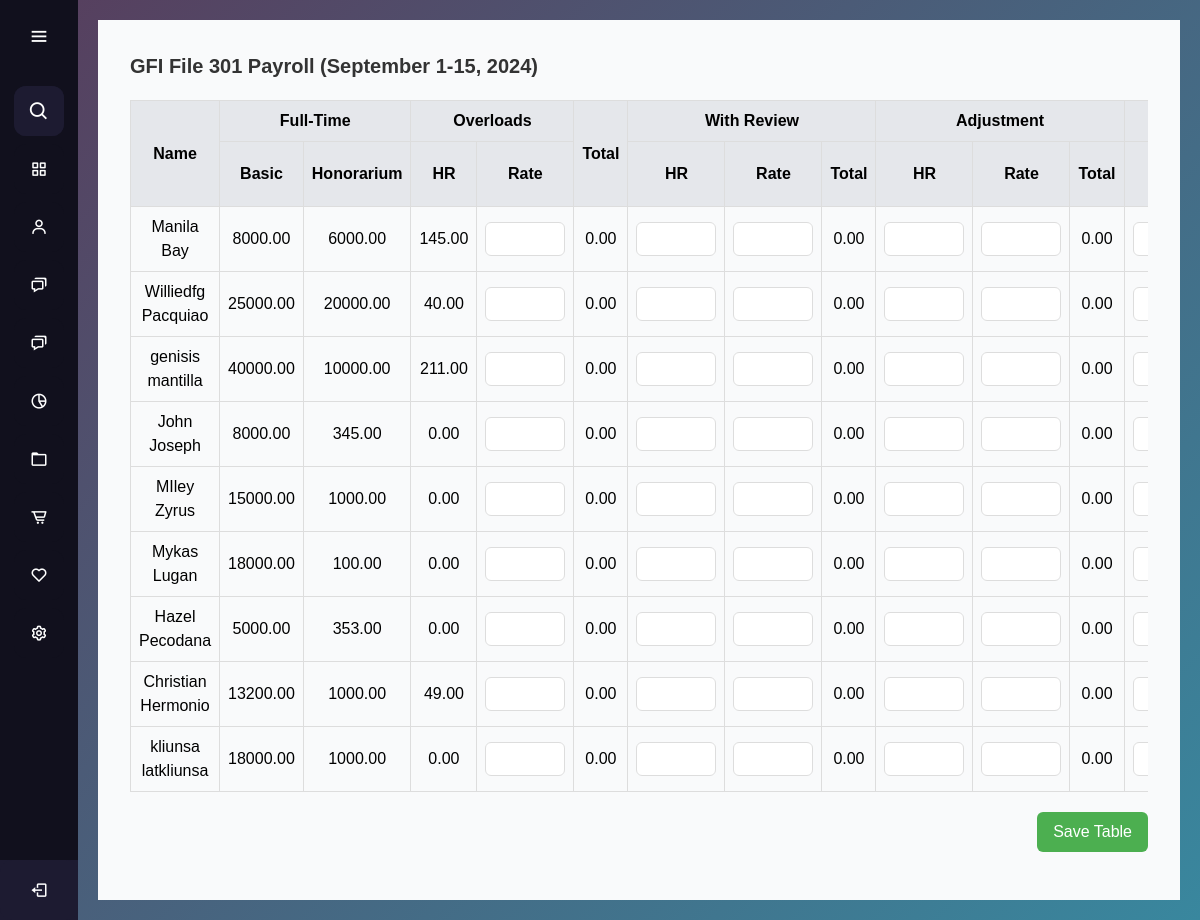
The app's page /frontUP/sssssssssss.php with its own data.
### tables this page shows
CREATE TABLE `employees` (
  `employee_id` int(11) NOT NULL,
  `first_name` varchar(255) NOT NULL,
  `last_name` varchar(255) NOT NULL,
  `suffix_title` varchar(50) NOT NULL,
  `employee_type` enum('full-time','part-time') NOT NULL,
  `classification` varchar(255) NOT NULL,
  `basic_salary` decimal(10,2) NOT NULL,
  `honorarium` decimal(10,2) DEFAULT 0.00,
  `incentives` decimal(10,0) NOT NULL,
  `overload_rate` decimal(10,0) NOT NULL,
  `watch_reward` decimal(10,0) NOT NULL,
  `absent_lateRate` decimal(10,0) NOT NULL,
  `created_at` timestamp NOT NULL DEFAULT current_timestamp()
);

### frontUP/sssssssssss.php (the view, shortened to what this page needs)
<?php
require 'database_connection.php';
$sql = "
    SELECT
        e.employee_id,
        CONCAT(e.first_name, ' ', e.last_name) AS full_name,
        e.basic_salary,
        e.honorarium,
        COALESCE(SUM(o.grand_total), 0) AS overload_hr,
        COALESCE(c.medical_savings, 0) AS medical_savings,
        COALESCE(c.retirement, 0) AS retirement,
        COALESCE((c.sss_ee + c.sss_er), 0) AS sss_total,
        COALESCE((c.pag_ibig_ee + c.pag_ibig_er), 0) AS pag_ibig_total,
        COALESCE((c.philhealth_ee + c.philhealth_er), 0) AS philhealth_total
    FROM employees e
    LEFT JOIN overload o ON e.employee_id = o.employee_id
    LEFT JOIN contributions c ON e.employee_id = c.employee_id
    GROUP BY e.employee_id";
$result = $conn->query($sql);
?>
<!DOCTYPE html>
<html lang="en">
<head>
    <script src="https://cdn.tailwindcss.com"></script>
</head>
<body>
    <?php include 'aside.php'; ?>
    <main>
        <div class="content">
            <h1 class="text-xl font-bold mb-4">GFI File 301 Payroll (September 1-15, 2024)</h1>
            <div class="table-wrapper">
                <table id="crudTable" class="table-auto w-full">
                    <thead>
                        <tr>
                            <th rowspan="2" class="p-2 bg-gray-200">Name</th>
                            <th colspan="2" class="p-2 bg-gray-200">Full-Time</th>
                            <th colspan="2" class="p-2 bg-gray-200">Overloads</th>
                            <th rowspan="2" class="p-2 bg-gray-200">Total</th>
                            <th colspan="3" class="p-2 bg-gray-200">With Review</th>
                            <th colspan="3" class="p-2 bg-gray-200">Adjustment</th>
                            <th colspan="3" class="p-2 bg-gray-200">Watch Reward</th>
                        </tr>
                        <tr>
                            <th class="p-2 bg-gray-200">Basic</th>
                            <th class="p-2 bg-gray-200">Honorarium</th>
                            <th class="p-2 bg-gray-200">HR</th>
                            <th class="p-2 bg-gray-200">Rate</th>
                            <th class="p-2 bg-gray-200">HR</th>
                            <th class="p-2 bg-gray-200">Rate</th>
                            <th class="p-2 bg-gray-200">Total</th>
                            <th class="p-2 bg-gray-200">HR</th>
                            <th class="p-2 bg-gray-200">Rate</th>
                            <th class="p-2 bg-gray-200">Total</th>
                            <th class="p-2 bg-gray-200">HR</th>
                        </tr>
                    </thead>
                    <tbody>
                        <?php
                        if ($result && $result->num_rows > 0) {
                            while ($row = $result->fetch_assoc()) {
                                echo "<tr>";
                                echo "<td data-employee='{$row['employee_id']}' class='p-2'>{$row['full_name']}</td>";
                                echo "<td class='p-2'>{$row['basic_salary']}</td>";
                                echo "<td class='p-2'>{$row['honorarium']}</td>";
                                echo "<td class='p-2'>{$row['overload_hr']}</td>";
                                echo "<td><input type='number' name='overload_rate' class='editable-cell'></td>";
                                echo "<td name='overload_total' >0.00</td>";
                                echo "<td><input type='number' name='wr_hr' class='editable-cell'></td>";
                                echo "<td><input type='number' name='wr_rate' class='editable-cell'></td>";
                                echo "<td name='wr_total' >0.00</td>";
                                echo "<td><input type='number' name='adjust_rate' class='editable-cell'></td>";
                                echo "<td><input type='number' name='adjust_hr' class='editable-cell'></td>";
                                echo "<td name='adjust_total' >0.00</td>";
                                echo "<td><input type='number' name='watch_hr' class='editable-cell'></td>";
                                echo "</tr>";
                            }
                        } else {
                            echo "<tr><td colspan='12' class='p-2 text-center'>No data found</td></tr>";
                        }
                        ?>
                    </tbody>
                </table>
            </div>
            <div class="flex justify-end mt-5">
                <button id="saveTableBtn" class="save-btn mb-4">Save Table</button>
            </div>
        </div>
    </main>
</body>
</html>

### frontUP/styles.css (style rules this page uses)
* { margin: 0; padding: 0; box-sizing: border-box; font-family: "Poppins", sans-serif; }
main { margin-left: 78px; padding: 20px; transition: margin-left 0.5s ease; min-height: 100vh; background: linear-gradient( 135deg, #56405f, #39879e ); }

### frontUP/sssssssssss.php (style rules this page uses)
.table-wrapper { max-width: 100%; overflow-x: auto; margin-top: 20px; }
table { width: 100%; border-collapse: collapse; }
th, td { padding: 0.5rem; text-align: center; border: 1px solid #ddd; }
th { background-color: #f3f4f6; font-weight: bold; }
td input { width: 100%; padding: 0.25rem; border: 1px solid #ddd; border-radius: 0.375rem; text-align: center; }
.save-btn { padding: 0.5rem 1rem; background-color: #4CAF50; color: white; border: none; border-radius: 0.375rem; cursor: pointer; transition: background-color 0.3s ease; }
.editable-cell { text-align: center; width: 80px; }
.content { padding: 2rem; background-color: #f9fafb; }
h1 { font-size: 1.75rem; color: #333; }

### records on screen
employees: full_name "Manila Bay", basic_salary "8000.00", honorarium "6000.00", overload_hr "145.00"
employees: full_name "Williedfg Pacquiao", basic_salary "25000.00", honorarium "20000.00", overload_hr "40.00"
employees: full_name "genisis mantilla", basic_salary "40000.00", honorarium "10000.00", overload_hr "211.00"
employees: full_name "John Joseph", basic_salary "8000.00", honorarium "345.00", overload_hr "0.00"
employees: full_name "MIley Zyrus", basic_salary "15000.00", honorarium "1000.00", overload_hr "0.00"
employees: full_name "Mykas Lugan", basic_salary "18000.00", honorarium "100.00", overload_hr "0.00"
employees: full_name "Hazel Pecodana", basic_salary "5000.00", honorarium "353.00", overload_hr "0.00"
employees: full_name "Christian Hermonio", basic_salary "13200.00", honorarium "1000.00", overload_hr "49.00"
employees: full_name "kliunsa latkliunsa", basic_salary "18000.00", honorarium "1000.00", overload_hr "0.00"
